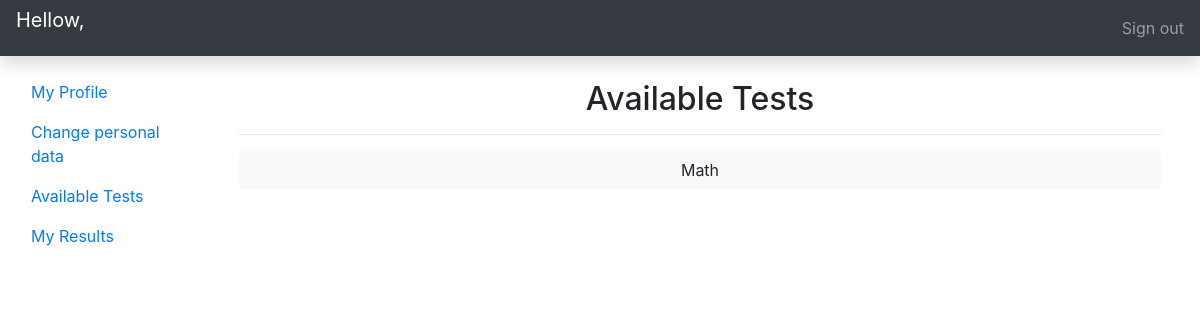
Before: /available_tests/ with the older database file.
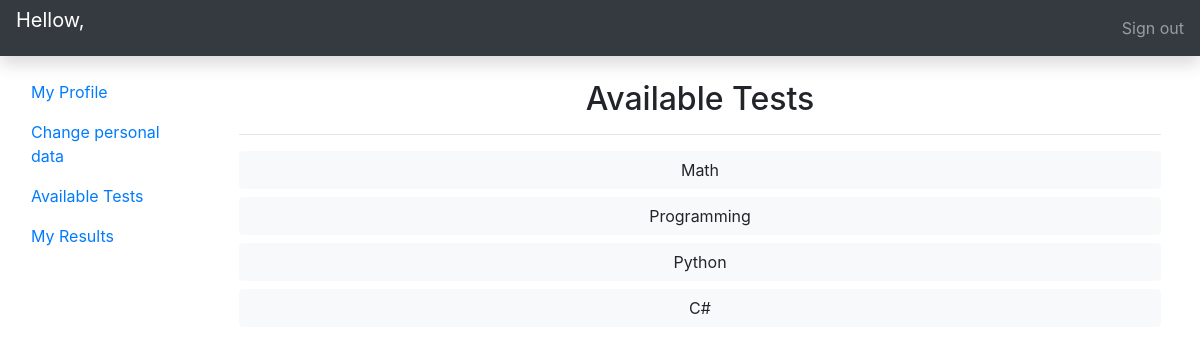
After: the same page with the newer database file.
### tests/models.py (models this page shows, shortened)
class Test(models.Model):
    title = models.CharField(max_length=100)

### tests/views.py (the view)
# urls.py: path('available_tests/', tests_view, name="tests"),
def tests_view(request):
    available_tests = Test.objects.all()
    context = {'tests': available_tests}
    return render(request, 'tests/tests.html', context)

### tests/templates/tests/tests.html
{% extends 'base.html' %}
{% load static %}
{% block content %}
<div class="container">
	<h2 class="text-center">Available Tests</h2>
	<hr>
	{% for test in tests %}
	<button type="button" class="btn btn-light btn-block">{{test.title}}</button>
	{% endfor %}
</div>
{% endblock %}

### templates/base.html (shortened to what this page needs)
{% load static %}
<!DOCTYPE html>
<html lang="en">
<head>
    <link rel="stylesheet" href="https://stackpath.bootstrapcdn.com/bootstrap/4.5.0/css/bootstrap.min.css">
</head>
<body>
<nav class="navbar navbar-dark sticky-top bg-dark flex-md-nowrap p-0 shadow">
	<p class="navbar-brand col-md-3 col-lg-2 mr-0 px-3">Hellow, {{request.user.username}}</p>
  <ul class="navbar-nav px-3">
    <li class="nav-item text-nowrap">
      <a class="nav-link" href="{% url 'logout' %}">Sign out</a>
    </li>
  </ul>
</nav>
<div class="container-fluid">
  <div class="row">
    <nav id="sidebarMenu" class="col-md-3 col-lg-2 d-md-block sidebar collapse">
      <div class="sidebar-sticky pt-3">
        <ul class="nav flex-column">
          <li class="nav-item">
            <a class="nav-link active" href="{% url 'profile' %}">
              My Profile
            </a>
          </li>
          <li class="nav-item">
            <a class="nav-link" href="{% url 'account' %}">
              Change personal data
            </a>
          </li>
          <li class="nav-item">
            <a class="nav-link" href="{% url 'tests' %}">
              Available Tests
            </a>
          </li>
          <li class="nav-item">
            <a class="nav-link" href="#">
              My Results
            </a>
          </li>
        </ul>
      </div>
    </nav>
    <main role="main" class="col-md-9 ml-sm-auto col-lg-10 px-md-4 mt-4">
      {% block content %}
      {% endblock %}
    </main>
  </div>
</div>
</body>
</html>

Changed rows visible on the page:
added Test: title "Programming"
added Test: title "Python"
added Test: title "C#"
